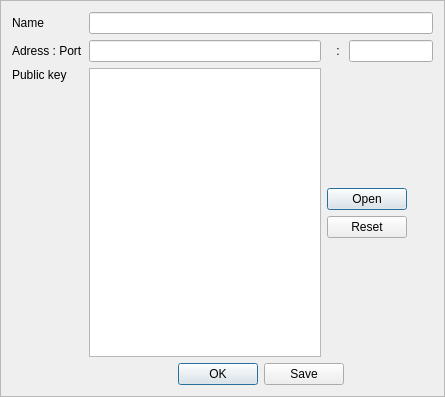
<?xml version="1.0" encoding="UTF-8"?>
<ui version="4.0">
 <class>BodyConnexion</class>
 <widget class="QFrame" name="BodyConnexion">
  <property name="geometry">
   <rect>
    <x>0</x>
    <y>0</y>
    <width>445</width>
    <height>397</height>
   </rect>
  </property>
  <property name="windowTitle">
   <string>Widget</string>
  </property>
  <property name="windowIcon">
   <iconset resource="../share/img/client.qrc">
    <normaloff>:/tools/root_notconnected.png</normaloff>:/tools/root_notconnected.png</iconset>
  </property>
  <property name="frameShape">
   <enum>QFrame::StyledPanel</enum>
  </property>
  <layout class="QGridLayout" name="gridLayout">
   <item row="1" column="0">
    <widget class="QLabel" name="labelAdressPort">
     <property name="text">
      <string>Adress : Port</string>
     </property>
    </widget>
   </item>
   <item row="2" column="0">
    <widget class="QLabel" name="label">
     <property name="sizePolicy">
      <sizepolicy hsizetype="Preferred" vsizetype="Preferred">
       <horstretch>0</horstretch>
       <verstretch>0</verstretch>
      </sizepolicy>
     </property>
     <property name="text">
      <string>Public key</string>
     </property>
     <property name="alignment">
      <set>Qt::AlignLeading|Qt::AlignLeft|Qt::AlignTop</set>
     </property>
    </widget>
   </item>
   <item row="2" column="2" colspan="3">
    <widget class="QDialogButtonBox" name="selectPubKey">
     <property name="orientation">
      <enum>Qt::Vertical</enum>
     </property>
     <property name="standardButtons">
      <set>QDialogButtonBox::Open|QDialogButtonBox::Reset</set>
     </property>
     <property name="centerButtons">
      <bool>true</bool>
     </property>
    </widget>
   </item>
   <item row="3" column="1" colspan="4">
    <widget class="QDialogButtonBox" name="_isOk">
     <property name="standardButtons">
      <set>QDialogButtonBox::Ok|QDialogButtonBox::Save</set>
     </property>
     <property name="centerButtons">
      <bool>true</bool>
     </property>
    </widget>
   </item>
   <item row="0" column="0">
    <widget class="QLabel" name="labelName">
     <property name="text">
      <string>Name</string>
     </property>
    </widget>
   </item>
   <item row="0" column="1" colspan="4">
    <widget class="QLineEdit" name="_name"/>
   </item>
   <item row="1" column="4">
    <widget class="QLineEdit" name="_port"/>
   </item>
   <item row="1" column="1">
    <widget class="QLineEdit" name="_adress"/>
   </item>
   <item row="1" column="3">
    <widget class="QLabel" name="column">
     <property name="text">
      <string> : </string>
     </property>
    </widget>
   </item>
   <item row="2" column="1">
    <widget class="QTextEdit" name="_pubKey"/>
   </item>
  </layout>
 </widget>
 <tabstops>
  <tabstop>name</tabstop>
  <tabstop>adress</tabstop>
  <tabstop>port</tabstop>
  <tabstop>selectPubKey</tabstop>
  <tabstop>isOk</tabstop>
  <tabstop>pubKey</tabstop>
 </tabstops>
 <resources>
  <include location="../share/img/client.qrc"/>
 </resources>
 <connections/>
</ui>
